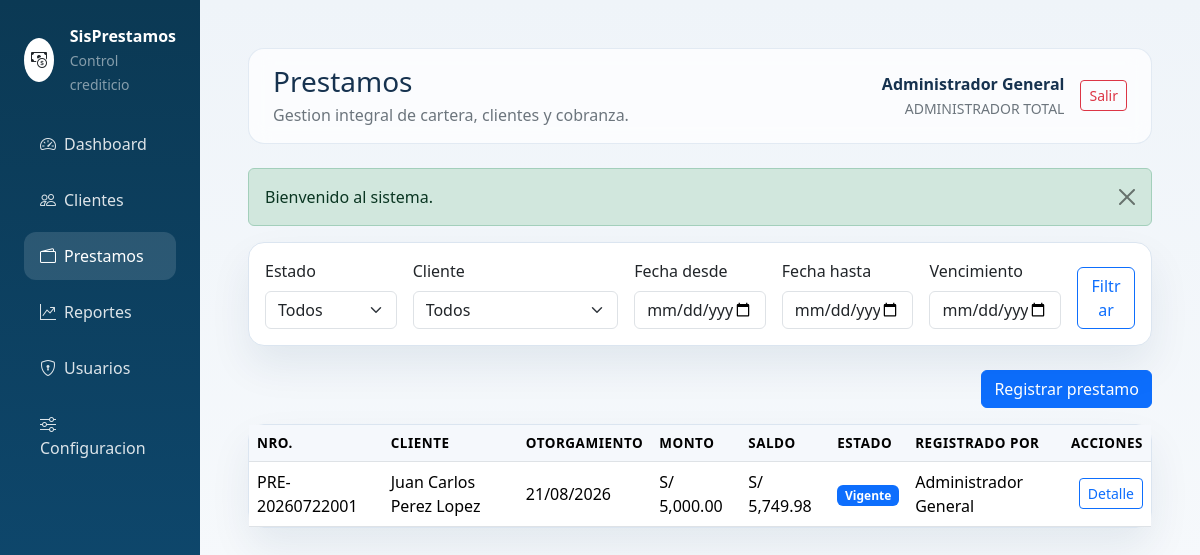
Page /prestamos (signed in) on the committed database.
### tables this page shows
CREATE TABLE prestamos (
    id INT UNSIGNED AUTO_INCREMENT PRIMARY KEY,
    cliente_id INT UNSIGNED NOT NULL,
    producto_id INT UNSIGNED NOT NULL,
    usuario_id INT UNSIGNED NOT NULL,
    numero_prestamo VARCHAR(30) NOT NULL UNIQUE,
    monto_principal DECIMAL(12,2) NOT NULL,
    tasa_interes_tipo ENUM('anual','mensual') NOT NULL,
    tasa_interes_valor DECIMAL(8,4) NOT NULL,
    tasa_mora_diaria DECIMAL(8,4) NOT NULL,
    plazo_cuotas SMALLINT UNSIGNED NOT NULL,
    frecuencia_pago ENUM('diario','semanal','quincenal','mensual') NOT NULL,
    fecha_otorgamiento DATE NOT NULL,
    fecha_primer_pago DATE NOT NULL,
    total_interes DECIMAL(12,2) NOT NULL DEFAULT 0,
    total_mora DECIMAL(12,2) NOT NULL DEFAULT 0,
    saldo_pendiente DECIMAL(12,2) NOT NULL,
    estado ENUM('vigente','pagado','vencido','moroso','anulado') NOT NULL DEFAULT 'vigente',
    observaciones TEXT NULL,
    creado_en DATETIME NOT NULL DEFAULT CURRENT_TIMESTAMP,
    CONSTRAINT fk_prestamos_clientes FOREIGN KEY (cliente_id) REFERENCES clientes(id),
    CONSTRAINT fk_prestamos_productos FOREIGN KEY (producto_id) REFERENCES productos_prestamo(id),
    CONSTRAINT fk_prestamos_usuarios FOREIGN KEY (usuario_id) REFERENCES usuarios(id),
    INDEX idx_prestamos_estado (estado),
    INDEX idx_prestamos_fecha (fecha_otorgamiento)
);

CREATE TABLE usuarios (
    id INT UNSIGNED AUTO_INCREMENT PRIMARY KEY,
    rol_id TINYINT UNSIGNED NOT NULL,
    nombre_completo VARCHAR(150) NOT NULL,
    usuario VARCHAR(50) NOT NULL UNIQUE,
    email VARCHAR(120) NOT NULL UNIQUE,
    password_hash VARCHAR(255) NOT NULL,
    telefono VARCHAR(20) NULL,
    estado ENUM('activo','inactivo','bloqueado') NOT NULL DEFAULT 'activo',
    ultimo_acceso DATETIME NULL,
    creado_en DATETIME NOT NULL DEFAULT CURRENT_TIMESTAMP,
    actualizado_en DATETIME NULL DEFAULT NULL,
    CONSTRAINT fk_usuarios_roles FOREIGN KEY (rol_id) REFERENCES roles(id)
);

CREATE TABLE clientes (
    id INT UNSIGNED AUTO_INCREMENT PRIMARY KEY,
    codigo VARCHAR(20) NOT NULL UNIQUE,
    foto VARCHAR(255) NULL,
    nombres VARCHAR(150) NOT NULL,
    dni VARCHAR(20) NOT NULL UNIQUE,
    telefono VARCHAR(20) NOT NULL,
    email VARCHAR(120) NULL,
    direccion VARCHAR(255) NOT NULL,
    nacionalidad VARCHAR(80) NOT NULL,
    tipo_vivienda VARCHAR(50) NOT NULL,
    situacion_laboral VARCHAR(50) NOT NULL,
    estado_civil VARCHAR(30) NOT NULL,
    direccion_trabajo VARCHAR(255) NULL,
    estado TINYINT(1) NOT NULL DEFAULT 1,
    creado_en DATETIME NOT NULL DEFAULT CURRENT_TIMESTAMP,
    eliminado_en DATETIME NULL,
    INDEX idx_clientes_nombres (nombres),
    INDEX idx_clientes_dni (dni)
);

### views/loans.php (the view, shortened to what the rows shown need)
<div class="card card-soft mb-4">
    <div class="card-body">
        <form method="get" class="row g-3 align-items-end">
            <div class="col-md-2">
                <label class="form-label">Estado</label>
                <select name="estado" class="form-select">
                    <option value="">Todos</option>
                </select>
            </div>
            <div class="col-md-3">
                <label class="form-label">Cliente</label>
                <select name="cliente_id" class="form-select">
                    <option value="">Todos</option>
                </select>
            </div>
            <div class="col-md-2">
                <label class="form-label">Fecha desde</label>
                <input type="date" name="fecha_desde" class="form-control" value="<?= e(input('fecha_desde', '')) ?>">
            </div>
            <div class="col-md-2">
                <label class="form-label">Fecha hasta</label>
                <input type="date" name="fecha_hasta" class="form-control" value="<?= e(input('fecha_hasta', '')) ?>">
            </div>
            <div class="col-md-2">
                <label class="form-label">Vencimiento</label>
                <input type="date" name="vencimiento" class="form-control" value="<?= e(input('vencimiento', '')) ?>">
            </div>
            <div class="col-md-1">
                <button type="submit" class="btn btn-outline-primary w-100">Filtrar</button>
            </div>
        </form>
    </div>
</div>
<div class="d-flex justify-content-end mb-3">
    <a href="<?= e(app_url('prestamos/crear')) ?>" class="btn btn-primary">Registrar prestamo</a>
</div>
<div class="card card-soft">
    <div class="card-body p-0">
        <div class="table-responsive">
            <table class="table table-hover align-middle mb-0">
                <thead>
                    <tr>
                        <th>Nro.</th>
                        <th>Cliente</th>
                        <th>Otorgamiento</th>
                        <th>Monto</th>
                        <th>Saldo</th>
                        <th>Estado</th>
                        <th>Registrado por</th>
                        <th class="text-end">Acciones</th>
                    </tr>
                </thead>
                <tbody>
                    <?php if ($loans): ?>
                        <?php foreach ($loans as $loan): ?>
                            <tr>
                                <td><?= e($loan['numero_prestamo']) ?></td>
                                <td><?= e($loan['cliente']) ?></td>
                                <td><?= e(format_date($loan['fecha_otorgamiento'])) ?></td>
                                <td><?= e(money($loan['monto_principal'])) ?></td>
                                <td><?= e(money($loan['saldo_pendiente'])) ?></td>
                                <td>
                                    <?php
                                    $badgeClass = 'secondary';
                                    if ($loan['estado'] === 'vigente') $badgeClass = 'primary';
                                    ?>
                                    <span class="badge text-bg-<?= e($badgeClass) ?>"><?= e(ucfirst($loan['estado'])) ?></span>
                                </td>
                                <td><?= e($loan['usuario_registro']) ?></td>
                                <td class="text-end">
                                    <a href="<?= e(app_url('prestamos/ver/' . $loan['id'])) ?>" class="btn btn-sm btn-outline-primary">Detalle</a>
                                </td>
                            </tr>
                        <?php endforeach; ?>
                    <?php else: ?>
                        <tr>
                            <td colspan="8" class="text-center py-4 text-secondary">No hay prestamos registrados.</td>
                        </tr>
                    <?php endif; ?>
                </tbody>
            </table>
        </div>
    </div>
</div>

### views/layout.php (shortened to what the rows shown need)
<!doctype html>
<html lang="es">
<head>
    <link href="https://cdn.jsdelivr.net/npm/bootstrap@5.3.3/dist/css/bootstrap.min.css" rel="stylesheet">
    <link href="https://cdn.jsdelivr.net/npm/bootstrap-icons@1.11.3/font/bootstrap-icons.min.css" rel="stylesheet">
</head>
<body>
<?php if ($user): ?>
    <div class="container-fluid">
        <div class="row">
            <aside
                class="col-12 col-lg-2 sidebar p-4 mobile-sidebar"
                id="sidebarMenu">
                <div class="d-flex align-items-center gap-3 mb-4">
                    <div
                        class="bg-white text-dark rounded-circle d-inline-flex align-items-center justify-content-center"
                        style="width: 44px; height: 44px;">
                        <i class="bi bi-cash-coin"></i>
                    </div>
                    <div>
                        <div class="text-white fw-semibold">
                            <?= e(config('app.name')) ?>
                        </div>
                        <small class="text-white-50">
                            Control crediticio
                        </small>
                    </div>
                </div>
                <nav class="nav flex-column gap-2">
                    <a
                        class="nav-link <?= is_active_route('/dashboard') ? 'active' : '' ?>"
                        href="<?= e(app_url('dashboard')) ?>">
                        <i class="bi bi-speedometer2 me-2"></i>Dashboard
                    </a>
                    <a
                        class="nav-link <?= is_active_route('/clientes') ? 'active' : '' ?>"
                        href="<?= e(app_url('clientes')) ?>">
                        <i class="bi bi-people me-2"></i>Clientes
                    </a>
                    <a
                        class="nav-link <?= is_active_route('/prestamos') ? 'active' : '' ?>"
                        href="<?= e(app_url('prestamos')) ?>">
                        <i class="bi bi-wallet2 me-2"></i>Prestamos
                    </a>
                    <a
                        class="nav-link <?= is_active_route('/reportes') ? 'active' : '' ?>"
                        href="<?= e(app_url('reportes')) ?>">
                        <i class="bi bi-graph-up-arrow me-2"></i>Reportes
                    </a>
                    <?php if (\App\Auth::hasRole('administrador total')): ?>
                        <a
                            class="nav-link <?= is_active_route('/usuarios') ? 'active' : '' ?>"
                            href="<?= e(app_url('usuarios')) ?>">
                            <i class="bi bi-shield-lock me-2"></i>Usuarios
                        </a>
                        <a
                            class="nav-link <?= is_active_route('/configuracion') ? 'active' : '' ?>"
                            href="<?= e(app_url('configuracion')) ?>">
                            <i class="bi bi-sliders me-2"></i>Configuracion
                        </a>
                    <?php endif; ?>
                </nav>
            </aside>
            <main class="col-12 col-lg-10 p-4 p-lg-5">
                <div class="page-header d-flex flex-column flex-lg-row justify-content-between align-items-lg-center gap-3 px-4 py-3 mb-4">
                    <div>
                        <h1 class="h3 mb-1">
                            <?= e($title ?? '') ?>
                        </h1>
                        <p class="text-secondary mb-0">
                            Gestion integral de cartera, clientes y cobranza.
                        </p>
                    </div>
                    <div class="d-flex align-items-center gap-3">
                        <div class="text-end">
                            <div class="fw-semibold">
                                <?= e($user['nombre_completo'] ?? '') ?>
                            </div>
                            <small class="text-secondary text-uppercase">
                                <?= e($user['role_name'] ?? '') ?>
                            </small>
                        </div>
                        <form
                            method="post"
                            action="<?= e(app_url('logout')) ?>">
                            <button
                                type="submit"
                                class="btn btn-outline-danger btn-sm">
                                Salir
                            </button>
                        </form>
                    </div>
                </div>
                <?php foreach ($flashMessages as $type => $messages): ?>
                    <?php foreach ($messages as $message): ?>
                        <div
                            class="alert alert-<?= e($type) ?> alert-dismissible fade show"
                            role="alert">
                            <?= e($message) ?>
                            <button
                                type="button"
                                class="btn-close"
                                data-bs-dismiss="alert"
                                aria-label="Cerrar">
                            </button>
                        </div>
                    <?php endforeach; ?>
                <?php endforeach; ?>
                <?php require $viewFile; ?>
            </main>
        </div>
    </div>
<?php else: ?>
    <?php require $viewFile; ?>
<?php endif; ?>
</body>
</html>

### rows in the picture
prestamos: usuario.nombre_completo "Administrador General", numero_prestamo "PRE-20260722001", cliente.nombres "Juan Carlos Perez Lopez", fecha_otorgamiento "21/08/2026", monto_principal "S/ 5,000.00", saldo_pendiente "S/ 5,749.98", estado "Vigente"

### other values in the picture
config('app.name') "SisPrestamos"
$title "Prestamos"
$user['role_name'] "ADMINISTRADOR TOTAL"
$message "Bienvenido al sistema."
